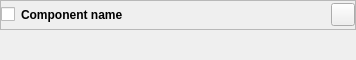
<?xml version="1.0" encoding="UTF-8"?>
<ui version="4.0">
 <class>ComponentWidget</class>
 <widget class="QWidget" name="ComponentWidget">
  <property name="geometry">
   <rect>
    <x>0</x>
    <y>0</y>
    <width>356</width>
    <height>60</height>
   </rect>
  </property>
  <property name="sizePolicy">
   <sizepolicy hsizetype="Preferred" vsizetype="Minimum">
    <horstretch>0</horstretch>
    <verstretch>0</verstretch>
   </sizepolicy>
  </property>
  <property name="windowTitle">
   <string>Form</string>
  </property>
  <layout class="QVBoxLayout" name="verticalLayout">
   <property name="spacing">
    <number>0</number>
   </property>
   <property name="leftMargin">
    <number>0</number>
   </property>
   <property name="topMargin">
    <number>0</number>
   </property>
   <property name="rightMargin">
    <number>0</number>
   </property>
   <property name="bottomMargin">
    <number>0</number>
   </property>
   <item>
    <widget class="QFrame" name="frame">
     <property name="sizePolicy">
      <sizepolicy hsizetype="Preferred" vsizetype="Minimum">
       <horstretch>0</horstretch>
       <verstretch>0</verstretch>
      </sizepolicy>
     </property>
     <property name="autoFillBackground">
      <bool>false</bool>
     </property>
     <property name="frameShape">
      <enum>QFrame::StyledPanel</enum>
     </property>
     <property name="frameShadow">
      <enum>QFrame::Raised</enum>
     </property>
     <layout class="QHBoxLayout" name="horizontalLayout">
      <property name="leftMargin">
       <number>0</number>
      </property>
      <property name="topMargin">
       <number>0</number>
      </property>
      <property name="rightMargin">
       <number>0</number>
      </property>
      <property name="bottomMargin">
       <number>0</number>
      </property>
      <item>
       <widget class="QCheckBox" name="checkboxCollapsed">
        <property name="styleSheet">
         <string notr="true">QCheckBox::indicator:checked {
    image: url(:/icons/collapsed);
}
QCheckBox::indicator:unchecked {
    image: url(:/icons/expanded);
}</string>
        </property>
        <property name="text">
         <string/>
        </property>
        <property name="checkable">
         <bool>true</bool>
        </property>
        <property name="checked">
         <bool>false</bool>
        </property>
       </widget>
      </item>
      <item>
       <widget class="QLabel" name="labelName">
        <property name="sizePolicy">
         <sizepolicy hsizetype="Expanding" vsizetype="Minimum">
          <horstretch>0</horstretch>
          <verstretch>0</verstretch>
         </sizepolicy>
        </property>
        <property name="font">
         <font>
          <weight>75</weight>
          <bold>true</bold>
         </font>
        </property>
        <property name="text">
         <string>Component name</string>
        </property>
       </widget>
      </item>
      <item>
       <widget class="QToolButton" name="buttonRemove">
        <property name="text">
         <string/>
        </property>
        <property name="icon">
         <iconset>
          <normalon>:/icons/remove</normalon>
         </iconset>
        </property>
       </widget>
      </item>
     </layout>
    </widget>
   </item>
   <item>
    <widget class="QWidget" name="widget" native="true">
     <property name="sizePolicy">
      <sizepolicy hsizetype="Preferred" vsizetype="Minimum">
       <horstretch>0</horstretch>
       <verstretch>0</verstretch>
      </sizepolicy>
     </property>
    </widget>
   </item>
  </layout>
 </widget>
 <resources/>
 <connections/>
</ui>
